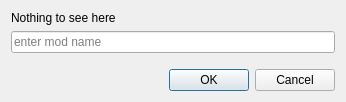
<?xml version="1.0" encoding="UTF-8"?>
<ui version="4.0">
 <class>AddToGroupDialog</class>
 <widget class="QDialog" name="AddToGroupDialog">
  <property name="geometry">
   <rect>
    <x>0</x>
    <y>0</y>
    <width>346</width>
    <height>102</height>
   </rect>
  </property>
  <property name="windowTitle">
   <string>Add to Group</string>
  </property>
  <layout class="QGridLayout" name="gridLayout">
   <item row="2" column="0">
    <spacer name="verticalSpacer">
     <property name="orientation">
      <enum>Qt::Vertical</enum>
     </property>
     <property name="sizeHint" stdset="0">
      <size>
       <width>20</width>
       <height>8</height>
      </size>
     </property>
    </spacer>
   </item>
   <item row="1" column="0">
    <widget class="ValidatingLineEdit" name="group_field">
     <property name="placeholderText">
      <string>enter mod name</string>
     </property>
    </widget>
   </item>
   <item row="3" column="0">
    <widget class="QDialogButtonBox" name="buttonBox">
     <property name="orientation">
      <enum>Qt::Horizontal</enum>
     </property>
     <property name="standardButtons">
      <set>QDialogButtonBox::Cancel|QDialogButtonBox::Ok</set>
     </property>
    </widget>
   </item>
   <item row="0" column="0">
    <widget class="QLabel" name="label">
     <property name="text">
      <string>Nothing to see here</string>
     </property>
    </widget>
   </item>
  </layout>
 </widget>
 <customwidgets>
  <customwidget>
   <class>ValidatingLineEdit</class>
   <extends>QLineEdit</extends>
   <header>ui/validatinglineedit.h</header>
  </customwidget>
 </customwidgets>
 <resources/>
 <connections>
  <connection>
   <sender>buttonBox</sender>
   <signal>accepted()</signal>
   <receiver>AddToGroupDialog</receiver>
   <slot>accept()</slot>
   <hints>
    <hint type="sourcelabel">
     <x>248</x>
     <y>254</y>
    </hint>
    <hint type="destinationlabel">
     <x>157</x>
     <y>274</y>
    </hint>
   </hints>
  </connection>
  <connection>
   <sender>buttonBox</sender>
   <signal>rejected()</signal>
   <receiver>AddToGroupDialog</receiver>
   <slot>reject()</slot>
   <hints>
    <hint type="sourcelabel">
     <x>316</x>
     <y>260</y>
    </hint>
    <hint type="destinationlabel">
     <x>286</x>
     <y>274</y>
    </hint>
   </hints>
  </connection>
 </connections>
</ui>
